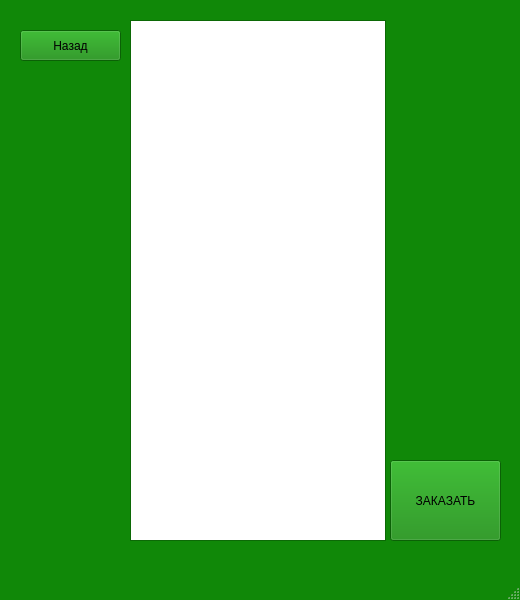
<?xml version="1.0" encoding="UTF-8"?>
<ui version="4.0">
 <class>MainWindow</class>
 <widget class="QMainWindow" name="MainWindow">
  <property name="geometry">
   <rect>
    <x>0</x>
    <y>0</y>
    <width>520</width>
    <height>600</height>
   </rect>
  </property>
  <property name="palette">
   <palette>
    <active>
     <colorrole role="WindowText">
      <brush brushstyle="SolidPattern">
       <color alpha="255">
        <red>0</red>
        <green>0</green>
        <blue>0</blue>
       </color>
      </brush>
     </colorrole>
     <colorrole role="Button">
      <brush brushstyle="SolidPattern">
       <color alpha="255">
        <red>16</red>
        <green>136</green>
        <blue>8</blue>
       </color>
      </brush>
     </colorrole>
     <colorrole role="Light">
      <brush brushstyle="SolidPattern">
       <color alpha="255">
        <red>24</red>
        <green>204</green>
        <blue>12</blue>
       </color>
      </brush>
     </colorrole>
     <colorrole role="Midlight">
      <brush brushstyle="SolidPattern">
       <color alpha="255">
        <red>20</red>
        <green>170</green>
        <blue>10</blue>
       </color>
      </brush>
     </colorrole>
     <colorrole role="Dark">
      <brush brushstyle="SolidPattern">
       <color alpha="255">
        <red>8</red>
        <green>68</green>
        <blue>4</blue>
       </color>
      </brush>
     </colorrole>
     <colorrole role="Mid">
      <brush brushstyle="SolidPattern">
       <color alpha="255">
        <red>11</red>
        <green>91</green>
        <blue>5</blue>
       </color>
      </brush>
     </colorrole>
     <colorrole role="Text">
      <brush brushstyle="SolidPattern">
       <color alpha="255">
        <red>0</red>
        <green>0</green>
        <blue>0</blue>
       </color>
      </brush>
     </colorrole>
     <colorrole role="BrightText">
      <brush brushstyle="SolidPattern">
       <color alpha="255">
        <red>255</red>
        <green>255</green>
        <blue>255</blue>
       </color>
      </brush>
     </colorrole>
     <colorrole role="ButtonText">
      <brush brushstyle="SolidPattern">
       <color alpha="255">
        <red>0</red>
        <green>0</green>
        <blue>0</blue>
       </color>
      </brush>
     </colorrole>
     <colorrole role="Base">
      <brush brushstyle="SolidPattern">
       <color alpha="255">
        <red>255</red>
        <green>255</green>
        <blue>255</blue>
       </color>
      </brush>
     </colorrole>
     <colorrole role="Window">
      <brush brushstyle="SolidPattern">
       <color alpha="255">
        <red>16</red>
        <green>136</green>
        <blue>8</blue>
       </color>
      </brush>
     </colorrole>
     <colorrole role="Shadow">
      <brush brushstyle="SolidPattern">
       <color alpha="255">
        <red>0</red>
        <green>0</green>
        <blue>0</blue>
       </color>
      </brush>
     </colorrole>
     <colorrole role="AlternateBase">
      <brush brushstyle="SolidPattern">
       <color alpha="255">
        <red>135</red>
        <green>195</green>
        <blue>131</blue>
       </color>
      </brush>
     </colorrole>
     <colorrole role="ToolTipBase">
      <brush brushstyle="SolidPattern">
       <color alpha="255">
        <red>255</red>
        <green>255</green>
        <blue>220</blue>
       </color>
      </brush>
     </colorrole>
     <colorrole role="ToolTipText">
      <brush brushstyle="SolidPattern">
       <color alpha="255">
        <red>0</red>
        <green>0</green>
        <blue>0</blue>
       </color>
      </brush>
     </colorrole>
     <colorrole role="PlaceholderText">
      <brush brushstyle="SolidPattern">
       <color alpha="128">
        <red>0</red>
        <green>0</green>
        <blue>0</blue>
       </color>
      </brush>
     </colorrole>
    </active>
    <inactive>
     <colorrole role="WindowText">
      <brush brushstyle="SolidPattern">
       <color alpha="255">
        <red>0</red>
        <green>0</green>
        <blue>0</blue>
       </color>
      </brush>
     </colorrole>
     <colorrole role="Button">
      <brush brushstyle="SolidPattern">
       <color alpha="255">
        <red>16</red>
        <green>136</green>
        <blue>8</blue>
       </color>
      </brush>
     </colorrole>
     <colorrole role="Light">
      <brush brushstyle="SolidPattern">
       <color alpha="255">
        <red>24</red>
        <green>204</green>
        <blue>12</blue>
       </color>
      </brush>
     </colorrole>
     <colorrole role="Midlight">
      <brush brushstyle="SolidPattern">
       <color alpha="255">
        <red>20</red>
        <green>170</green>
        <blue>10</blue>
       </color>
      </brush>
     </colorrole>
     <colorrole role="Dark">
      <brush brushstyle="SolidPattern">
       <color alpha="255">
        <red>8</red>
        <green>68</green>
        <blue>4</blue>
       </color>
      </brush>
     </colorrole>
     <colorrole role="Mid">
      <brush brushstyle="SolidPattern">
       <color alpha="255">
        <red>11</red>
        <green>91</green>
        <blue>5</blue>
       </color>
      </brush>
     </colorrole>
     <colorrole role="Text">
      <brush brushstyle="SolidPattern">
       <color alpha="255">
        <red>0</red>
        <green>0</green>
        <blue>0</blue>
       </color>
      </brush>
     </colorrole>
     <colorrole role="BrightText">
      <brush brushstyle="SolidPattern">
       <color alpha="255">
        <red>255</red>
        <green>255</green>
        <blue>255</blue>
       </color>
      </brush>
     </colorrole>
     <colorrole role="ButtonText">
      <brush brushstyle="SolidPattern">
       <color alpha="255">
        <red>0</red>
        <green>0</green>
        <blue>0</blue>
       </color>
      </brush>
     </colorrole>
     <colorrole role="Base">
      <brush brushstyle="SolidPattern">
       <color alpha="255">
        <red>255</red>
        <green>255</green>
        <blue>255</blue>
       </color>
      </brush>
     </colorrole>
     <colorrole role="Window">
      <brush brushstyle="SolidPattern">
       <color alpha="255">
        <red>16</red>
        <green>136</green>
        <blue>8</blue>
       </color>
      </brush>
     </colorrole>
     <colorrole role="Shadow">
      <brush brushstyle="SolidPattern">
       <color alpha="255">
        <red>0</red>
        <green>0</green>
        <blue>0</blue>
       </color>
      </brush>
     </colorrole>
     <colorrole role="AlternateBase">
      <brush brushstyle="SolidPattern">
       <color alpha="255">
        <red>135</red>
        <green>195</green>
        <blue>131</blue>
       </color>
      </brush>
     </colorrole>
     <colorrole role="ToolTipBase">
      <brush brushstyle="SolidPattern">
       <color alpha="255">
        <red>255</red>
        <green>255</green>
        <blue>220</blue>
       </color>
      </brush>
     </colorrole>
     <colorrole role="ToolTipText">
      <brush brushstyle="SolidPattern">
       <color alpha="255">
        <red>0</red>
        <green>0</green>
        <blue>0</blue>
       </color>
      </brush>
     </colorrole>
     <colorrole role="PlaceholderText">
      <brush brushstyle="SolidPattern">
       <color alpha="128">
        <red>0</red>
        <green>0</green>
        <blue>0</blue>
       </color>
      </brush>
     </colorrole>
    </inactive>
    <disabled>
     <colorrole role="WindowText">
      <brush brushstyle="SolidPattern">
       <color alpha="255">
        <red>8</red>
        <green>68</green>
        <blue>4</blue>
       </color>
      </brush>
     </colorrole>
     <colorrole role="Button">
      <brush brushstyle="SolidPattern">
       <color alpha="255">
        <red>16</red>
        <green>136</green>
        <blue>8</blue>
       </color>
      </brush>
     </colorrole>
     <colorrole role="Light">
      <brush brushstyle="SolidPattern">
       <color alpha="255">
        <red>24</red>
        <green>204</green>
        <blue>12</blue>
       </color>
      </brush>
     </colorrole>
     <colorrole role="Midlight">
      <brush brushstyle="SolidPattern">
       <color alpha="255">
        <red>20</red>
        <green>170</green>
        <blue>10</blue>
       </color>
      </brush>
     </colorrole>
     <colorrole role="Dark">
      <brush brushstyle="SolidPattern">
       <color alpha="255">
        <red>8</red>
        <green>68</green>
        <blue>4</blue>
       </color>
      </brush>
     </colorrole>
     <colorrole role="Mid">
      <brush brushstyle="SolidPattern">
       <color alpha="255">
        <red>11</red>
        <green>91</green>
        <blue>5</blue>
       </color>
      </brush>
     </colorrole>
     <colorrole role="Text">
      <brush brushstyle="SolidPattern">
       <color alpha="255">
        <red>8</red>
        <green>68</green>
        <blue>4</blue>
       </color>
      </brush>
     </colorrole>
     <colorrole role="BrightText">
      <brush brushstyle="SolidPattern">
       <color alpha="255">
        <red>255</red>
        <green>255</green>
        <blue>255</blue>
       </color>
      </brush>
     </colorrole>
     <colorrole role="ButtonText">
      <brush brushstyle="SolidPattern">
       <color alpha="255">
        <red>8</red>
        <green>68</green>
        <blue>4</blue>
       </color>
      </brush>
     </colorrole>
     <colorrole role="Base">
      <brush brushstyle="SolidPattern">
       <color alpha="255">
        <red>16</red>
        <green>136</green>
        <blue>8</blue>
       </color>
      </brush>
     </colorrole>
     <colorrole role="Window">
      <brush brushstyle="SolidPattern">
       <color alpha="255">
        <red>16</red>
        <green>136</green>
        <blue>8</blue>
       </color>
      </brush>
     </colorrole>
     <colorrole role="Shadow">
      <brush brushstyle="SolidPattern">
       <color alpha="255">
        <red>0</red>
        <green>0</green>
        <blue>0</blue>
       </color>
      </brush>
     </colorrole>
     <colorrole role="AlternateBase">
      <brush brushstyle="SolidPattern">
       <color alpha="255">
        <red>16</red>
        <green>136</green>
        <blue>8</blue>
       </color>
      </brush>
     </colorrole>
     <colorrole role="ToolTipBase">
      <brush brushstyle="SolidPattern">
       <color alpha="255">
        <red>255</red>
        <green>255</green>
        <blue>220</blue>
       </color>
      </brush>
     </colorrole>
     <colorrole role="ToolTipText">
      <brush brushstyle="SolidPattern">
       <color alpha="255">
        <red>0</red>
        <green>0</green>
        <blue>0</blue>
       </color>
      </brush>
     </colorrole>
     <colorrole role="PlaceholderText">
      <brush brushstyle="SolidPattern">
       <color alpha="128">
        <red>0</red>
        <green>0</green>
        <blue>0</blue>
       </color>
      </brush>
     </colorrole>
    </disabled>
   </palette>
  </property>
  <property name="windowTitle">
   <string>MainWindow</string>
  </property>
  <widget class="QWidget" name="centralwidget">
   <widget class="QListView" name="listView">
    <property name="geometry">
     <rect>
      <x>130</x>
      <y>20</y>
      <width>256</width>
      <height>521</height>
     </rect>
    </property>
   </widget>
   <widget class="QPushButton" name="pushButton">
    <property name="geometry">
     <rect>
      <x>390</x>
      <y>460</y>
      <width>111</width>
      <height>81</height>
     </rect>
    </property>
    <property name="text">
     <string>ЗАКАЗАТЬ</string>
    </property>
   </widget>
   <widget class="QPushButton" name="pushButton_2">
    <property name="geometry">
     <rect>
      <x>20</x>
      <y>30</y>
      <width>101</width>
      <height>31</height>
     </rect>
    </property>
    <property name="text">
     <string>Назад</string>
    </property>
   </widget>
  </widget>
  <widget class="QStatusBar" name="statusbar"/>
 </widget>
 <resources/>
 <connections/>
</ui>
